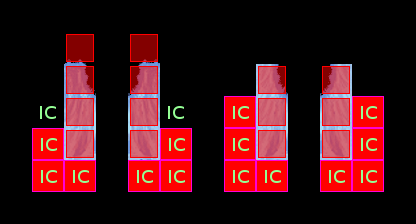

The image is a tile-based game level rendered from a .tmx file. Its description and source (layers, tilesets, objects; grid data summarised) follow:
An orthogonal 13x7 tile map with 32x32 px tiles, 5 tile layers (ruleRegions, ruleSet, rule_Ground, rule_Over, ...), 4 tilesets.

<map version="1.0" orientation="orthogonal" width="13" height="7" tilewidth="32" tileheight="32">
 <tileset firstgid="1" name="collision" tilewidth="32" tileheight="32">
  <image source="../../graphics/tiles/collision.png" width="64" height="32" />
 </tileset>
 <tileset firstgid="3" name="set_icecave" tilewidth="32" tileheight="32">
  <image source="../../graphics/tiles/set_icecave.png" width="64" height="64" />
 </tileset>
 <tileset firstgid="7" name="set_rules" tilewidth="32" tileheight="32">
  <image source="../../graphics/tiles/set_rules.png" width="32" height="32" />
 </tileset>
 <tileset firstgid="8" name="icecave" tilewidth="32" tileheight="32">
  <image source="../../graphics/tiles/icecave.png" width="512" height="256" />
 </tileset>
 <layer name="ruleRegions" width="13" height="7">
  <data>[91 cells, 30 non-empty, 1 distinct tile ids]</data>
 </layer>
 <layer name="ruleSet" width="13" height="7">
  <data>[91 cells, 26 non-empty, 2 distinct tile ids]</data>
 </layer>
 <layer name="rule_Ground" width="13" height="7">
  <data>[91 cells, 14 non-empty, 14 distinct tile ids]</data>
 </layer>
 <layer name="rule_Over" width="13" height="7">
  <data>[91 cells, 0 non-empty, 0 distinct tile ids]</data>
 </layer>
 <layer name="rule_collision" width="13" height="7">
  <data>[91 cells, 14 non-empty, 1 distinct tile ids]</data>
 </layer>
</map>
